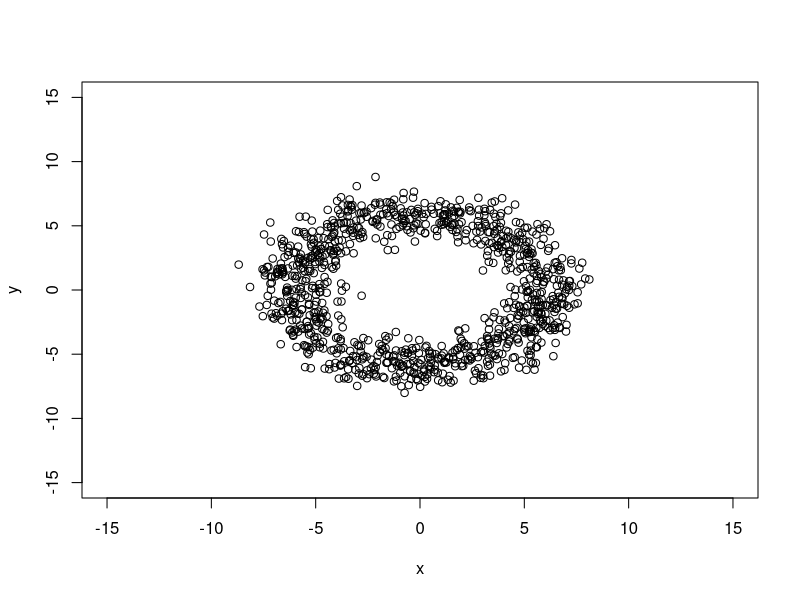

Recreate this plot in R.
circle <- function(samples,diameter,stdev) {
  datalist = list()
  
  for (i in (1:samples)) {
    p <- rnorm(1, mean = 0, sd = 1000)
    #Y <- X^2 + X - 1 + rnorm(1,mean = 0, sd = 100)
    X <- diameter*cos(3*p) + rnorm(1, sd = stdev)
    Y <- diameter*sin(3*p) + rnorm(1, sd = stdev)
    data <- data.frame(x = X, y = Y)
    datalist[[i]] <- data
  }
  
  plt.data = do.call(rbind,datalist)
  return(plt.data)
}
plot(circle(1E3, 6, 1), xlim = c(-15,15), ylim = c(-15,15))
